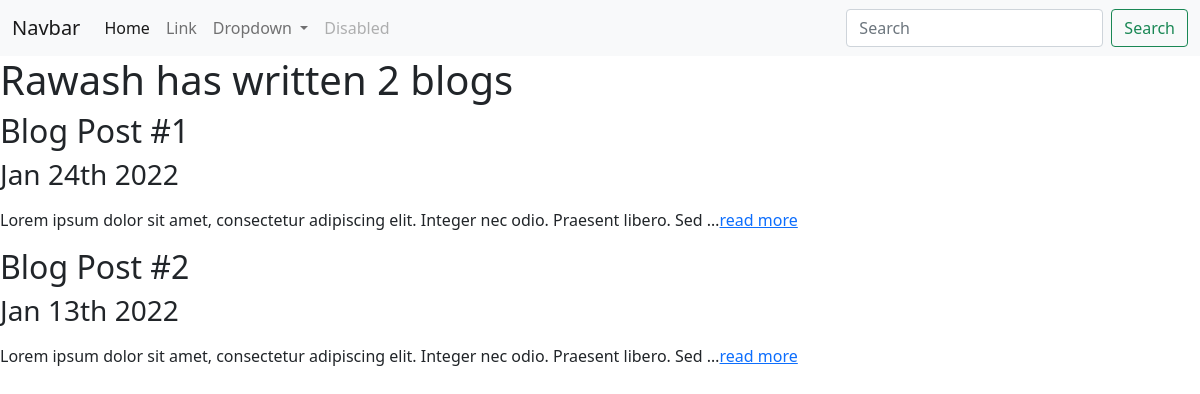
Screenshot of /blog/ with the database file from the repository.
### blog/models.py (models this page shows, shortened)
class Blog(models.Model):
    title = models.CharField(max_length=100)
    description = models.TextField()
    date = models.DateField()

### blog/views.py (the view)
# urls.py: path('', views.blog_home, name='blog_home'),
def blog_home(request):
    all_blogs = Blog.objects.all()
    return render(request, 'blog/blog_home.html', {'all_blogs':all_blogs})

### blog/templates/blog/blog_home.html
{% extends 'portfolio/base.html' %}
{% block content %}
<h1>Rawash has written {{ all_blogs.count }} blog{{ all_blogs.count|pluralize }}</h1>
{% for blog in all_blogs %}
<h2>{{ blog.title }}</h2>
<h3>{{ blog.date|date:'M jS Y' }}</h3>
<p>{{ blog.description|safe|truncatechars:100 }}<a href="{% url 'blog:blog_post' blog.id %}">read more</a></p>
{% endfor %}
{% endblock %}

### rows the page displays
Blog: title "Blog Post #1", date "Jan 24th 2022", description "Lorem ipsum dolor sit amet, consectetur adipiscing elit. Integer nec odio. Praesent libero. Sed …"
Blog: title "Blog Post #2", date "Jan 13th 2022", description "Lorem ipsum dolor sit amet, consectetur adipiscing elit. Integer nec odio. Praesent libero. Sed …"

### other values shown
{{ all_blogs.count }} "2"
